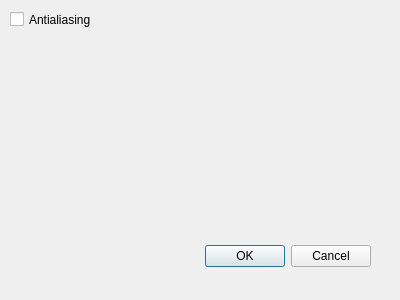
<?xml version="1.0" encoding="UTF-8"?>
<ui version="4.0">
 <class>HUD2Dialog</class>
 <widget class="QDialog" name="HUD2Dialog">
  <property name="geometry">
   <rect>
    <x>0</x>
    <y>0</y>
    <width>400</width>
    <height>300</height>
   </rect>
  </property>
  <property name="windowTitle">
   <string>Dialog</string>
  </property>
  <widget class="QDialogButtonBox" name="buttonBox">
   <property name="geometry">
    <rect>
     <x>30</x>
     <y>240</y>
     <width>341</width>
     <height>32</height>
    </rect>
   </property>
   <property name="orientation">
    <enum>Qt::Horizontal</enum>
   </property>
   <property name="standardButtons">
    <set>QDialogButtonBox::Cancel|QDialogButtonBox::Ok</set>
   </property>
  </widget>
  <widget class="QCheckBox" name="AAcheckBox">
   <property name="geometry">
    <rect>
     <x>10</x>
     <y>10</y>
     <width>101</width>
     <height>19</height>
    </rect>
   </property>
   <property name="text">
    <string>Antialiasing</string>
   </property>
  </widget>
 </widget>
 <resources/>
 <connections>
  <connection>
   <sender>buttonBox</sender>
   <signal>accepted()</signal>
   <receiver>HUD2Dialog</receiver>
   <slot>accept()</slot>
   <hints>
    <hint type="sourcelabel">
     <x>248</x>
     <y>254</y>
    </hint>
    <hint type="destinationlabel">
     <x>157</x>
     <y>274</y>
    </hint>
   </hints>
  </connection>
  <connection>
   <sender>buttonBox</sender>
   <signal>rejected()</signal>
   <receiver>HUD2Dialog</receiver>
   <slot>reject()</slot>
   <hints>
    <hint type="sourcelabel">
     <x>316</x>
     <y>260</y>
    </hint>
    <hint type="destinationlabel">
     <x>286</x>
     <y>274</y>
    </hint>
   </hints>
  </connection>
 </connections>
</ui>
